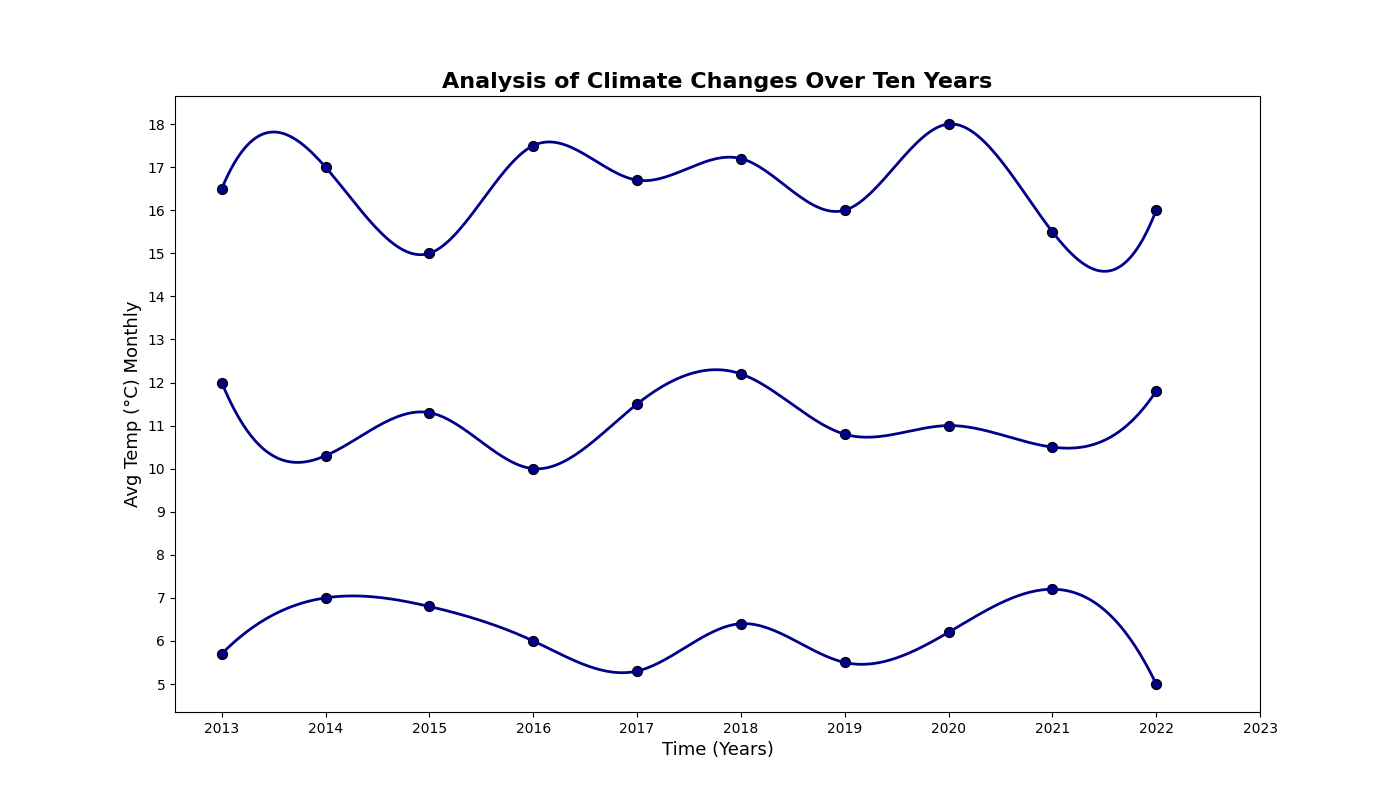

This figure's Python source:
import matplotlib.pyplot as plt
import numpy as np
from scipy.interpolate import make_interp_spline

years = np.arange(2013, 2023)
monthly_avg_temp_coastal = np.array([16.5, 17, 15, 17.5, 16.7, 17.2, 16, 18, 15.5, 16])
monthly_avg_temp_inland = np.array([12, 10.3, 11.3, 10, 11.5, 12.2, 10.8, 11, 10.5, 11.8])
monthly_avg_temp_mountain = np.array([5.7, 7, 6.8, 6, 5.3, 6.4, 5.5, 6.2, 7.2, 5])

coastal_spline = make_interp_spline(years, monthly_avg_temp_coastal, k=3)
inland_spline = make_interp_spline(years, monthly_avg_temp_inland, k=3)
mountain_spline = make_interp_spline(years, monthly_avg_temp_mountain, k=3)

years_smooth = np.linspace(years.min(), years.max(), 300)
coastal_temp_smooth = coastal_spline(years_smooth)
inland_temp_smooth = inland_spline(years_smooth)
mountain_temp_smooth = mountain_spline(years_smooth)

plt.figure(figsize=(14, 8))

plt.plot(years_smooth, coastal_temp_smooth, color='darkblue', linewidth=2)
plt.plot(years_smooth, inland_temp_smooth, color='darkblue', linewidth=2)
plt.plot(years_smooth, mountain_temp_smooth, color='darkblue', linewidth=2)

plt.scatter(years, monthly_avg_temp_coastal, color='darkblue', edgecolors='black', s=50)
plt.scatter(years, monthly_avg_temp_inland, color='darkblue', edgecolors='black', s=50)
plt.scatter(years, monthly_avg_temp_mountain, color='darkblue', edgecolors='black', s=50)

plt.title('Analysis of Climate Changes Over Ten Years', fontsize=16, fontweight='bold', loc='center')
plt.xlabel('Time (Years)', fontsize=13)
plt.ylabel('Avg Temp (°C) Monthly', fontsize=13)

plt.xticks(np.arange(2013, 2024, step=1))
plt.yticks(np.arange(5, 19, step=1))

plt.show()
